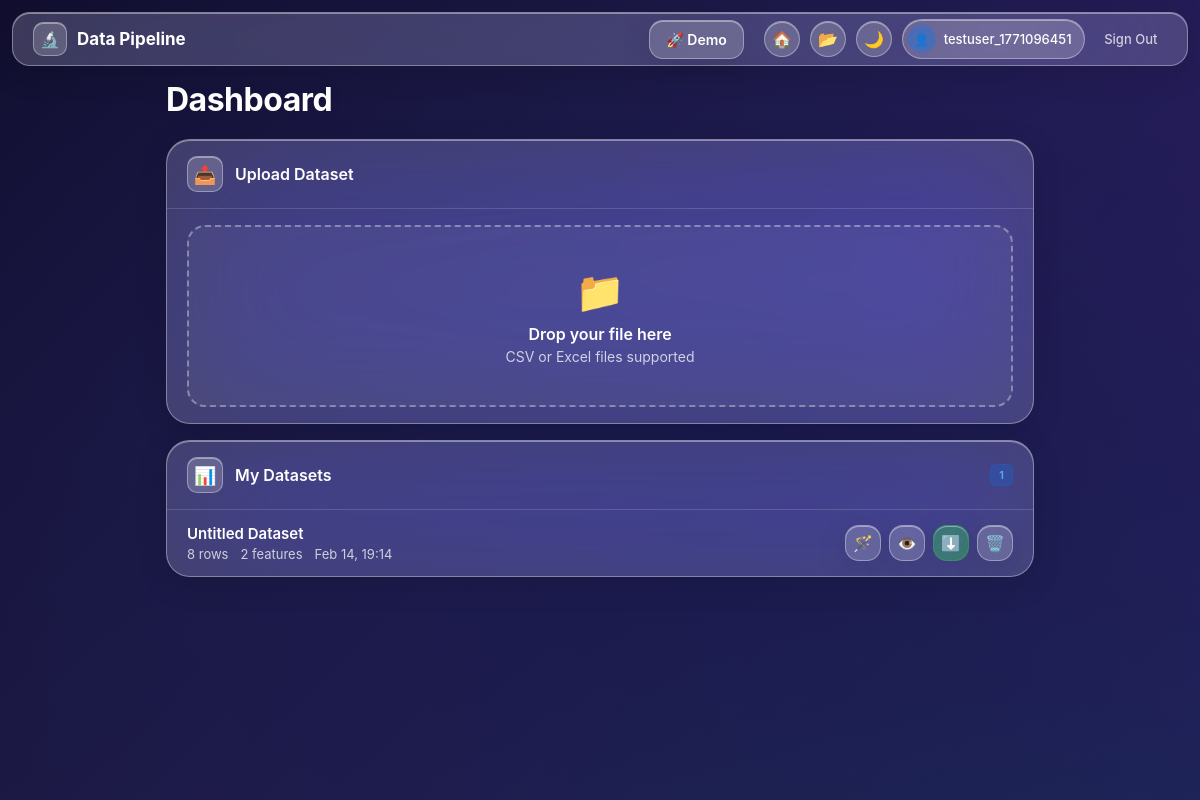
Page /dashboard (signed in) on the committed database.
### app.py (models this page shows, shortened)
class User(db.Model):
    id = db.Column(db.Integer, primary_key=True)
    username = db.Column(db.String(80), unique=True, nullable=False)
    email = db.Column(db.String(120), unique=True, nullable=False)
    password_hash = db.Column(db.String(256), nullable=False)
    created_at = db.Column(db.DateTime, default=datetime.utcnow)
    datasets = db.relationship('Dataset', backref='owner', lazy=True)

class Dataset(db.Model):
    id = db.Column(db.Integer, primary_key=True)
    name = db.Column(db.String(200), nullable=False)
    original_filename = db.Column(db.String(200), nullable=False)
    cleaned_path = db.Column(db.String(500))
    final_path = db.Column(db.String(500))
    original_rows = db.Column(db.Integer)
    original_cols = db.Column(db.Integer)
    cleaned_rows = db.Column(db.Integer)
    cleaned_cols = db.Column(db.Integer)
    final_rows = db.Column(db.Integer)
    final_cols = db.Column(db.Integer)
    target_column = db.Column(db.String(100))
    problem_type = db.Column(db.String(50))
    processing_log = db.Column(db.Text)
    model_path = db.Column(db.String(500))
    model_results = db.Column(db.Text)
    created_at = db.Column(db.DateTime, default=datetime.utcnow)
    user_id = db.Column(db.Integer, db.ForeignKey('user.id'), nullable=False)

### app.py (the view)
@app.route('/dashboard')
@jwt_required
def dashboard():
    datasets = Dataset.query.filter_by(user_id=g.current_user.id).order_by(Dataset.created_at.desc()).all()
    return render_template('dashboard.html', datasets=datasets, user=g.current_user)

### app.py (called while the page is built)
def decode_token(token):
    try:
        payload = pyjwt.decode(token, JWT_SECRET_KEY, algorithms=[JWT_ALGORITHM])
        return payload
    except pyjwt.ExpiredSignatureError:
        return None
    except pyjwt.InvalidTokenError:
        return None

def get_current_user():
    token = None
    token = request.cookies.get('access_token')
    if not token:
        auth_header = request.headers.get('Authorization', '')
        if auth_header.startswith('Bearer '):
            token = auth_header[7:]
    if not token:
        return None
    payload = decode_token(token)
    if not payload or payload.get('type') != 'access':
        return None
    user = User.query.get(int(payload['sub']))
    return user

def jwt_required(f):
    @wraps(f)
    def decorated(*args, **kwargs):
        user = get_current_user()
        if not user:
            if request.is_json or request.headers.get('Authorization'):
                return jsonify({'error': 'Authentication required', 'code': 'TOKEN_EXPIRED'}), 401
            return redirect(url_for('login'))
        g.current_user = user
        return f(*args, **kwargs)
    return decorated

### templates/dashboard.html (shortened to what this page needs)
<!DOCTYPE html>
<html lang="en" data-theme="dark">
<head>
</head>
<body>
    <div class="wallpaper"></div>
    <nav class="navbar">
        <a href="{{ url_for('index') }}" class="navbar-brand">
            <div class="brand-icon">🔬</div>
            <span>Data Pipeline</span>
        </a>
        <div class="navbar-actions">
            <a href="{{ url_for('demo_page') }}" class="btn" style="text-decoration: none; margin-right: 10px;">🚀
                Demo</a>
            <a href="{{ url_for('index') }}" class="btn-icon" title="Home"
                style="width:36px;height:36px;border-radius:50%;background:var(--glass-bg);backdrop-filter:var(--glass-blur);-webkit-backdrop-filter:var(--glass-blur);border:1px solid var(--glass-border);box-shadow:var(--glass-inner);display:flex;align-items:center;justify-content:center;font-size:1rem;text-decoration:none;transition:transform 0.15s;">🏠</a>
            <a href="{{ url_for('file_manager') }}"
                style="width:36px;height:36px;border-radius:50%;background:var(--glass-bg);backdrop-filter:var(--glass-blur);-webkit-backdrop-filter:var(--glass-blur);border:1px solid var(--glass-border);box-shadow:var(--glass-inner);display:flex;align-items:center;justify-content:center;font-size:1rem;text-decoration:none;transition:transform 0.15s;"
                title="File Manager">📂</a>
            <button class="theme-btn" onclick="toggleTheme()" id="theme-icon">🌙</button>
            <div class="user-pill">
                <div class="user-avatar">👤</div>
                <span>{{ user.username }}</span>
            </div>
            <a href="{{ url_for('logout') }}" class="btn-logout">Sign Out</a>
        </div>
    </nav>
    <div class="main-content">
        <h1 class="page-title">Dashboard</h1>
        <div class="glass-card">
            <div class="card-header">
                <div class="card-icon">📤</div>
                <h2>Upload Dataset</h2>
            </div>
            <div class="card-body">
                <div class="upload-zone" id="upload-zone" onclick="document.getElementById('file-input').click()">
                    <div class="upload-icon">📁</div>
                    <div class="upload-text">Drop your file here</div>
                    <div class="upload-hint">CSV or Excel files supported</div>
                </div>
            </div>
        </div>
        <div class="glass-card">
            <div class="card-header">
                <div class="card-icon">📊</div>
                <h2>My Datasets</h2>
                <span class="badge">{{ datasets|length }}</span>
            </div>
            {% if datasets %}
            <div id="datasets-list">
                {% for dataset in datasets %}
                <div class="list-item" id="dataset-{{ dataset.id }}">
                    <div class="list-item-content">
                        <h3>{{ dataset.name }}</h3>
                        <div class="list-item-meta">
                            <span>{{ dataset.original_rows }} rows</span>
                            <span>{{ dataset.final_cols }} features</span>
                            <span>{{ dataset.created_at.strftime('%b %d, %H:%M') }}</span>
                        </div>
                    </div>
                    <div class="list-item-actions">
                        <button class="btn btn-icon" onclick="openTransformModal({{ dataset.id }})"
                            title="Transform">🪄</button>
                        <a href="{{ url_for('view_dataset', dataset_id=dataset.id) }}" class="btn btn-icon"
                            title="View">👁️</a>
                        <a href="{{ url_for('download_dataset', dataset_id=dataset.id, file_type='final') }}"
                            class="btn btn-icon btn-success" title="Download">⬇️</a>
                        <button class="btn btn-icon" onclick="triggerDelete({{ dataset.id }}, this)"
                            title="Delete">🗑️</button>
                    </div>
                </div>
                {% endfor %}
            </div>
            {% else %}
            <div class="empty-state">
                <div class="empty-icon">📭</div>
                <div class="empty-title">No Datasets Yet</div>
                <div class="empty-text">Upload a CSV to get started</div>
            </div>
            {% endif %}
        </div>
    </div>
</body>
</html>

### rows in the picture
User: username "testuser_1771096451"
Dataset: name "Untitled Dataset", original_rows "8", final_cols "2", created_at "Feb 14, 19:14"

### other values in the picture
{{ datasets|length }} "1"
